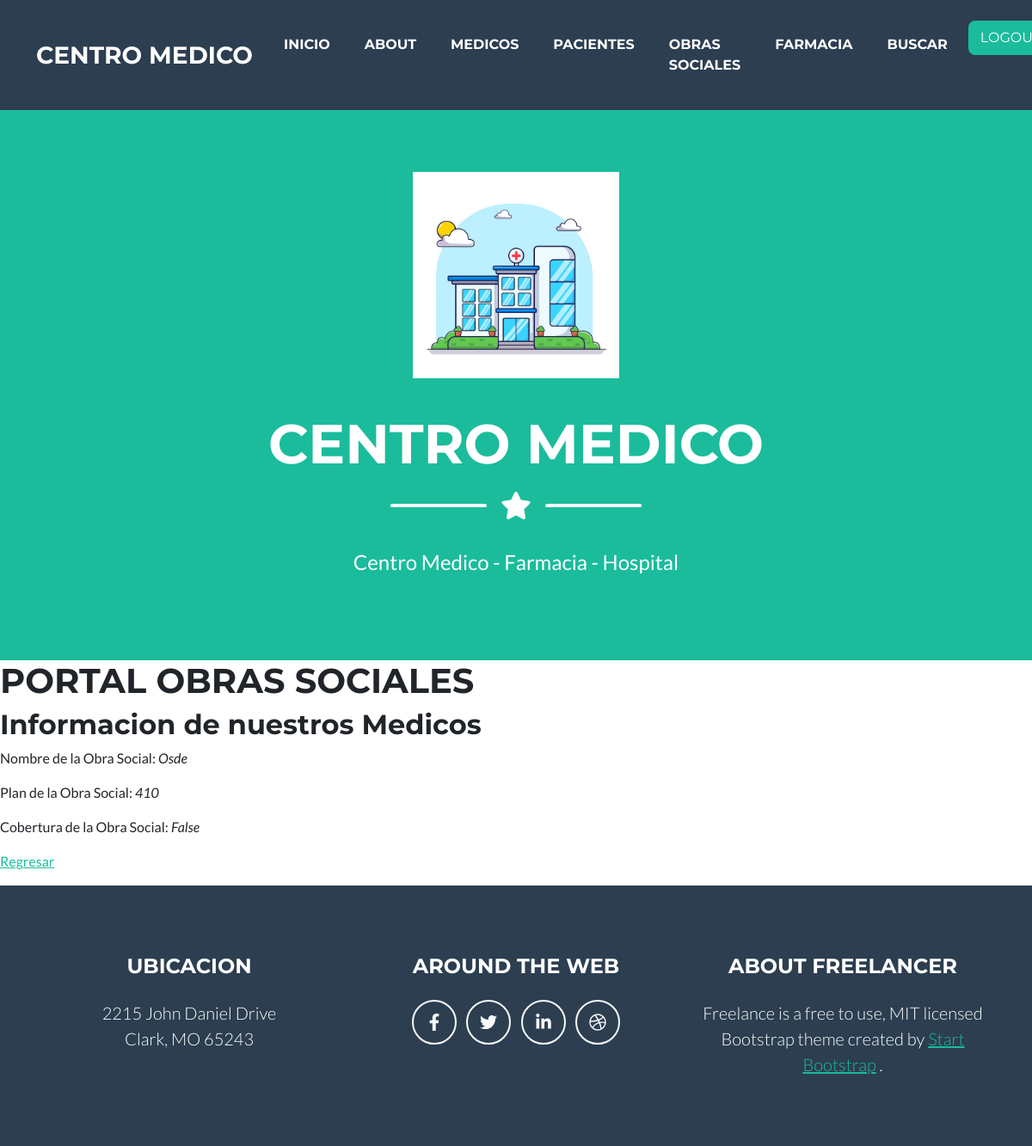
The app's page /osociales_detail/1/ (signed in) with its own data.
### centromed/models.py (models this page shows, shortened)
class Obrasocial(models.Model):
    nombre= models.CharField (max_length=20)
    plan= models.IntegerField()
    cobertura= models.BooleanField()

### centromed/views.py (the view)
# urls.py: path("osociales_detail/<pk>/", ObrasocialDetailView.as_view(), name= "osociales_detail"),
class ObrasocialDetailView(LoginRequiredMixin, DetailView):
    model= Obrasocial
    template_name= "centromed/osociales_detail.html"

### centromed/templates/centromed/osociales_detail.html (shortened to what this page needs)
{% extends 'centromed/base.html' %}
{% block mutable %}
    <h1>PORTAL OBRAS SOCIALES</h1>
    <h2>Informacion de nuestros Medicos</h2>
    <p>Nombre de la Obra Social: <i>{{obrasocial.nombre}}</i></p>
    <p>Plan de la Obra Social: <i>{{obrasocial.plan}}</i></p>
    <p>Cobertura de la Obra Social: <i>{{obrasocial.cobertura}}</i></p>
    <p>
        <a href="{% url 'osociales_lista' %}">Regresar</a>
    </p>
{% endblock %}

### records on screen
Obrasocial: nombre "Osde", plan "410", cobertura "False"
